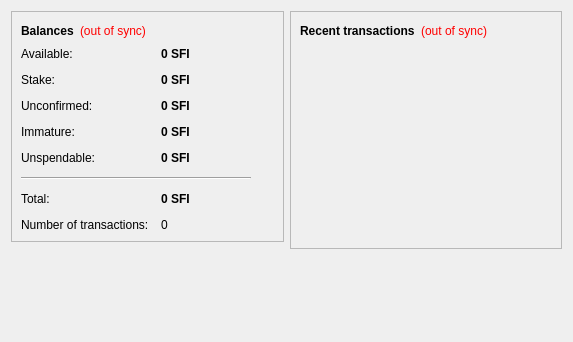
<?xml version="1.0" encoding="UTF-8"?>
<ui version="4.0">
 <class>OverviewPage</class>
 <widget class="QWidget" name="OverviewPage">
  <property name="geometry">
   <rect>
    <x>0</x>
    <y>0</y>
    <width>573</width>
    <height>342</height>
   </rect>
  </property>
  <property name="windowTitle">
   <string>Form</string>
  </property>
  <layout class="QHBoxLayout" name="horizontalLayout" stretch="1,1">
   <item>
    <layout class="QVBoxLayout" name="verticalLayout_2">
     <item>
      <widget class="QFrame" name="frame">
       <property name="frameShape">
        <enum>QFrame::StyledPanel</enum>
       </property>
       <property name="frameShadow">
        <enum>QFrame::Raised</enum>
       </property>
       <layout class="QVBoxLayout" name="verticalLayout_4">
        <item>
         <layout class="QHBoxLayout" name="horizontalLayout_4">
          <item>
           <widget class="QLabel" name="label_5">
            <property name="font">
             <font>
              <weight>75</weight>
              <bold>true</bold>
             </font>
            </property>
            <property name="text">
             <string>Balances</string>
            </property>
           </widget>
          </item>
          <item>
           <widget class="QLabel" name="labelWalletStatus">
            <property name="toolTip">
             <string>The displayed information may be out of date. Your wallet automatically synchronizes with the Sficoin network after a connection is established, but this process has not completed yet.</string>
            </property>
            <property name="styleSheet">
             <string notr="true">QLabel { color: red; }</string>
            </property>
            <property name="text">
             <string notr="true">(out of sync)</string>
            </property>
            <property name="alignment">
             <set>Qt::AlignLeading|Qt::AlignLeft|Qt::AlignVCenter</set>
            </property>
           </widget>
          </item>
          <item>
           <spacer name="horizontalSpacer_2">
            <property name="orientation">
             <enum>Qt::Horizontal</enum>
            </property>
            <property name="sizeHint" stdset="0">
             <size>
              <width>40</width>
              <height>20</height>
             </size>
            </property>
           </spacer>
          </item>
         </layout>
        </item>
        <item>
         <layout class="QFormLayout" name="formLayout_2">
          <property name="fieldGrowthPolicy">
           <enum>QFormLayout::AllNonFixedFieldsGrow</enum>
          </property>
          <property name="horizontalSpacing">
           <number>12</number>
          </property>
          <property name="verticalSpacing">
           <number>12</number>
          </property>
          <item row="0" column="0">
           <widget class="QLabel" name="labelAvailableText">
            <property name="toolTip">
             <string>Your current available balance</string>
            </property>
            <property name="text">
             <string>Available:</string>
            </property>
           </widget>
          </item>
          <item row="0" column="1">
           <widget class="QLabel" name="labelAvailable">
            <property name="font">
             <font>
              <weight>75</weight>
              <bold>true</bold>
             </font>
            </property>
            <property name="cursor">
             <cursorShape>IBeamCursor</cursorShape>
            </property>
            <property name="toolTip">
             <string>Your current available balance</string>
            </property>
            <property name="text">
             <string notr="true">0 SFI</string>
            </property>
            <property name="alignment">
             <set>Qt::AlignLeading|Qt::AlignLeft|Qt::AlignVCenter</set>
            </property>
            <property name="textInteractionFlags">
             <set>Qt::LinksAccessibleByMouse|Qt::TextSelectableByKeyboard|Qt::TextSelectableByMouse</set>
            </property>
           </widget>
          </item>
          <item row="1" column="0">
           <widget class="QLabel" name="label_6">
            <property name="toolTip">
             <string>Total of coins that was staked, and do not yet count toward the current balance</string>
            </property>
            <property name="text">
             <string>Stake:</string>
            </property>
           </widget>
          </item>
          <item row="1" column="1">
           <widget class="QLabel" name="labelStake">
            <property name="font">
             <font>
              <weight>75</weight>
              <bold>true</bold>
             </font>
            </property>
            <property name="cursor">
             <cursorShape>IBeamCursor</cursorShape>
            </property>
            <property name="toolTip">
             <string>Total of coins that was staked, and do not yet count toward the current balance</string>
            </property>
            <property name="text">
             <string notr="true">0 SFI</string>
            </property>
            <property name="alignment">
             <set>Qt::AlignLeading|Qt::AlignLeft|Qt::AlignVCenter</set>
            </property>
            <property name="textInteractionFlags">
             <set>Qt::LinksAccessibleByMouse|Qt::TextSelectableByKeyboard|Qt::TextSelectableByMouse</set>
            </property>
           </widget>
          </item>
          <item row="2" column="0">
           <widget class="QLabel" name="label_3">
            <property name="toolTip">
             <string>Total of transactions that have yet to be confirmed, and do not yet count toward the current balance</string>
            </property>
            <property name="text">
             <string>Unconfirmed:</string>
            </property>
           </widget>
          </item>
          <item row="2" column="1">
           <widget class="QLabel" name="labelUnconfirmed">
            <property name="font">
             <font>
              <weight>75</weight>
              <bold>true</bold>
             </font>
            </property>
            <property name="cursor">
             <cursorShape>IBeamCursor</cursorShape>
            </property>
            <property name="toolTip">
             <string>Total of transactions that have yet to be confirmed, and do not yet count toward the current balance</string>
            </property>
            <property name="text">
             <string notr="true">0 SFI</string>
            </property>
            <property name="alignment">
             <set>Qt::AlignLeading|Qt::AlignLeft|Qt::AlignVCenter</set>
            </property>
            <property name="textInteractionFlags">
             <set>Qt::LinksAccessibleByMouse|Qt::TextSelectableByKeyboard|Qt::TextSelectableByMouse</set>
            </property>
           </widget>
          </item>
          <item row="3" column="0">
           <widget class="QLabel" name="labelImmatureText">
            <property name="toolTip">
             <string>Mined balance that has not yet matured</string>
            </property>
            <property name="text">
             <string>Immature:</string>
            </property>
           </widget>
          </item>
          <item row="3" column="1">
           <widget class="QLabel" name="labelImmature">
            <property name="font">
             <font>
              <weight>75</weight>
              <bold>true</bold>
             </font>
            </property>
            <property name="toolTip">
             <string>Mined balance that has not yet matured</string>
            </property>
            <property name="text">
             <string notr="true">0 SFI</string>
            </property>
            <property name="alignment">
             <set>Qt::AlignLeading|Qt::AlignLeft|Qt::AlignVCenter</set>
            </property>
            <property name="textInteractionFlags">
             <set>Qt::LinksAccessibleByMouse|Qt::TextSelectableByKeyboard|Qt::TextSelectableByMouse</set>
            </property>
           </widget>
          </item>
          <item row="4" column="0">
           <widget class="QLabel" name="labelBalanceWatchOnlyText">
            <property name="toolTip">
             <string>Your unspendable balance</string>
            </property>
            <property name="text">
             <string>Unspendable:</string>
            </property>
           </widget>
          </item>
          <item row="4" column="1">
           <widget class="QLabel" name="labelBalanceWatchOnly">
            <property name="font">
             <font>
              <weight>75</weight>
              <bold>true</bold>
             </font>
            </property>
            <property name="cursor">
             <cursorShape>IBeamCursor</cursorShape>
            </property>
            <property name="toolTip">
             <string>Your unspendable balance</string>
            </property>
            <property name="text">
             <string notr="true">0 SFI</string>
            </property>
            <property name="alignment">
             <set>Qt::AlignLeading|Qt::AlignLeft|Qt::AlignVCenter</set>
            </property>
            <property name="textInteractionFlags">
             <set>Qt::LinksAccessibleByMouse|Qt::TextSelectableByKeyboard|Qt::TextSelectableByMouse</set>
            </property>
           </widget>
          </item>
          <item row="5" column="0" colspan="2">
           <widget class="Line" name="line">
            <property name="maximumSize">
             <size>
              <width>230</width>
              <height>16777215</height>
             </size>
            </property>
            <property name="orientation">
             <enum>Qt::Horizontal</enum>
            </property>
           </widget>
          </item>
          <item row="6" column="0">
           <widget class="QLabel" name="labelTotalText">
            <property name="toolTip">
             <string>Your current total balance</string>
            </property>
            <property name="text">
             <string>Total:</string>
            </property>
           </widget>
          </item>
          <item row="6" column="1">
           <widget class="QLabel" name="labelTotal">
            <property name="font">
             <font>
              <weight>75</weight>
              <bold>true</bold>
             </font>
            </property>
            <property name="toolTip">
             <string>Your current total balance</string>
            </property>
            <property name="text">
             <string notr="true">0 SFI</string>
            </property>
            <property name="alignment">
             <set>Qt::AlignLeading|Qt::AlignLeft|Qt::AlignVCenter</set>
            </property>
            <property name="textInteractionFlags">
             <set>Qt::LinksAccessibleByMouse|Qt::TextSelectableByKeyboard|Qt::TextSelectableByMouse</set>
            </property>
           </widget>
          </item>
          <item row="7" column="0">
           <widget class="QLabel" name="label_2">
            <property name="toolTip">
             <string>Total number of transactions in wallet</string>
            </property>
            <property name="text">
             <string>Number of transactions:</string>
            </property>
           </widget>
          </item>
          <item row="7" column="1">
           <widget class="QLabel" name="labelNumTransactions">
            <property name="toolTip">
             <string>Total number of transactions in wallet</string>
            </property>
            <property name="text">
             <string notr="true">0</string>
            </property>
           </widget>
          </item>
         </layout>
        </item>
       </layout>
      </widget>
     </item>
     <item>
      <spacer name="verticalSpacer">
       <property name="orientation">
        <enum>Qt::Vertical</enum>
       </property>
       <property name="sizeHint" stdset="0">
        <size>
         <width>20</width>
         <height>40</height>
        </size>
       </property>
      </spacer>
     </item>
    </layout>
   </item>
   <item>
    <layout class="QVBoxLayout" name="verticalLayout_3">
     <item>
      <widget class="QFrame" name="frame_2">
       <property name="frameShape">
        <enum>QFrame::StyledPanel</enum>
       </property>
       <property name="frameShadow">
        <enum>QFrame::Raised</enum>
       </property>
       <layout class="QVBoxLayout" name="verticalLayout">
        <item>
         <layout class="QHBoxLayout" name="horizontalLayout_2">
          <item>
           <widget class="QLabel" name="label_4">
            <property name="text">
             <string>&lt;b&gt;Recent transactions&lt;/b&gt;</string>
            </property>
           </widget>
          </item>
          <item>
           <widget class="QLabel" name="labelTransactionsStatus">
            <property name="toolTip">
             <string>The displayed information may be out of date. Your wallet automatically synchronizes with the SFI network after a connection is established, but this process has not completed yet.</string>
            </property>
            <property name="styleSheet">
             <string notr="true">QLabel { color: red; }</string>
            </property>
            <property name="text">
             <string notr="true">(out of sync)</string>
            </property>
            <property name="alignment">
             <set>Qt::AlignRight|Qt::AlignTrailing|Qt::AlignVCenter</set>
            </property>
           </widget>
          </item>
          <item>
           <spacer name="horizontalSpacer">
            <property name="orientation">
             <enum>Qt::Horizontal</enum>
            </property>
            <property name="sizeHint" stdset="0">
             <size>
              <width>40</width>
              <height>20</height>
             </size>
            </property>
           </spacer>
          </item>
         </layout>
        </item>
        <item>
         <widget class="QListView" name="listTransactions">
          <property name="styleSheet">
           <string notr="true">QListView { background: transparent; }</string>
          </property>
          <property name="frameShape">
           <enum>QFrame::NoFrame</enum>
          </property>
          <property name="verticalScrollBarPolicy">
           <enum>Qt::ScrollBarAlwaysOff</enum>
          </property>
          <property name="horizontalScrollBarPolicy">
           <enum>Qt::ScrollBarAlwaysOff</enum>
          </property>
          <property name="selectionMode">
           <enum>QAbstractItemView::NoSelection</enum>
          </property>
         </widget>
        </item>
       </layout>
      </widget>
     </item>
     <item>
      <spacer name="verticalSpacer_2">
       <property name="orientation">
        <enum>Qt::Vertical</enum>
       </property>
       <property name="sizeHint" stdset="0">
        <size>
         <width>20</width>
         <height>40</height>
        </size>
       </property>
      </spacer>
     </item>
    </layout>
   </item>
  </layout>
 </widget>
 <resources/>
 <connections/>
</ui>
